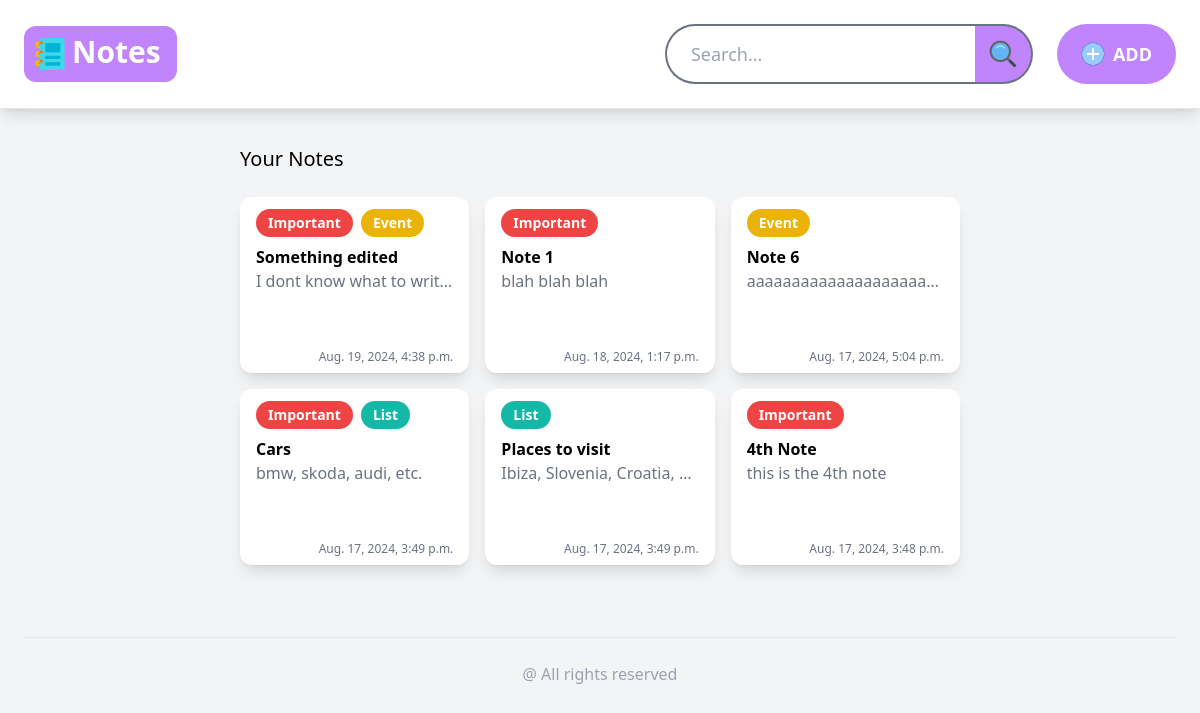
The page / on the database its author committed.
### core/models.py (models this page shows, shortened)
class Tag(models.Model):
    name = models.CharField(max_length=100)
    color = models.CharField(max_length=100, default="")
    def __str__(self):
        return self.name

class NoteData(models.Model):
    name = models.CharField(max_length=150)
    description = models.TextField()
    created_at = models.DateTimeField(auto_now_add=True)
    modified_at = models.DateTimeField(auto_now=True)
    tags = models.ManyToManyField(Tag, related_name='notes')

### core/views.py (the view)
# urls.py: path('', views.index, name='notes'),
def index(request):
    query = request.GET.get('query', '')
    notes = NoteData.objects.annotate(
        sort_date=Coalesce('modified_at', 'created_at')
    ).order_by('-sort_date')
    if query:
        notes = NoteData.objects.filter(
            Q(name__icontains=query) | Q(description__icontains=query)).annotate(
            sort_date=Coalesce('modified_at', 'created_at')
        ).order_by('-sort_date')
    return render(request, 'core/index.html', {
        'notes': notes,
        'query': query
    })

### core/templates/core/index.html (shortened to what this page needs)
{% extends "core/base.html" %}
{% block content %}
    <div class="flex flex-col justify-center w-2/3">
        <h1 class="px-6 pt-3 text-xl">Your Notes</h1>
        <div class="grid grid-cols-3 gap-4 px-6 py-6">
            {% for note in notes %}
            <a href="{% url "core:detail" note.id %}">
                <div class="shadow-lg rounded-xl px-4 py-3 h-44 max-h-44 bg-white">
                    <div class="flex mb-2">
                        {% for tag in note.tags.all %}
                            <p class="mr-2 text-sm px-3 font-bold py-1 rounded-full bg-{{ tag.color }} text-white">{{ tag }}</p>
                        {% endfor %}
                    </div>
                    <div class="mb-14">
                        <h2 class="font-bold">{{ note.name }}</h2>
                        <p class="truncate text-gray-500">{{ note.description }}</p>
                    </div>
                    <div class="flex justify-end">
                        <p class="text-xs text-gray-500">{% if note.modified_at %}{{ note.modified_at }}{% else %}{{ note.created_at }}{% endif %}</p>
                    </div>
                </div>
            </a>
            {% endfor %}
        </div>
    </div>
{% endblock %}

### core/templates/core/base.html (shortened to what this page needs)
{% load static %}
<!DOCTYPE html>
<html lang="en">
<head>
    <script src="https://cdn.tailwindcss.com"></script>
</head>
<body class="bg-gray-100">
    <nav class="py-6 px-6 flex justify-between items-center border-b border-gray-200 shadow-lg bg-white">
        <a href="/">
            <div class="flex bg-purple-400 rounded-xl pl-2 pr-4 py-2">
                <img class="h-10" src="{% static "images/notebook.png" %}">
                <h1 class="text-3xl font-bold text-white">Notes</h1>
            </div>
        </a>
        <div class="flex space-x-6">
            <form method="GET" action="{% url "core:notes" %}">
                <div class="flex">
                    <input name="query" value="{{ query }}" placeholder="Search..." type="text" class="px-6 py-3 text-lg bg-white rounded-l-full border-y-2 border-l-2 border-gray-500 focus:outline-none">
                    <button class="p-3 bg-purple-400 hover:bg-purple-700 rounded-r-full text-lg flex items-center justify-center border-y-2 border-r-2 border-gray-500 focus:outline-none">
                        <img class="h-8" src="{% static "images/search.png" %}">
                    </button>
                </div>
            </form>
            <a href="{% url "core:add" %}" class="px-6 py-3 bg-purple-400 hover:bg-purple-700 rounded-full flex items-center w-fit">
                <img class="h-6 pr-2" src="{% static "images/plus.png" %}">
                <p class="font-bold text-lg text-white"> ADD</p>
            </a>
        </div>
    </nav>
    <div class="flex justify-center px-6 py-6">
        {% block content %}
        {% endblock %}
    </div>
    <footer class="my-6">
        <hr class="mx-6 mb-6 text-gray-200">
        <div class="flex justify-center">
            <h3 class="text-gray-400">@ All rights reserved</h3>
        </div>
    </footer>
</body>
</html>

### rows shown on the page
NoteData: name "Something edited", description "I dont know what to writ…", modified_at "Aug. 19, 2024, 4:38 p.m."
Tag: name "Important"
Tag: name "Event"
NoteData: name "Note 1", description "blah blah blah", modified_at "Aug. 18, 2024, 1:17 p.m."
NoteData: name "Note 6", description "aaaaaaaaaaaaaaaaaaaa…", modified_at "Aug. 17, 2024, 5:04 p.m."
NoteData: name "Cars", description "bmw, skoda, audi, etc.", modified_at "Aug. 17, 2024, 3:49 p.m."
Tag: name "List"
NoteData: name "Places to visit", description "Ibiza, Slovenia, Croatia,…", modified_at "Aug. 17, 2024, 3:49 p.m."
NoteData: name "4th Note", description "this is the 4th note", modified_at "Aug. 17, 2024, 3:48 p.m."
